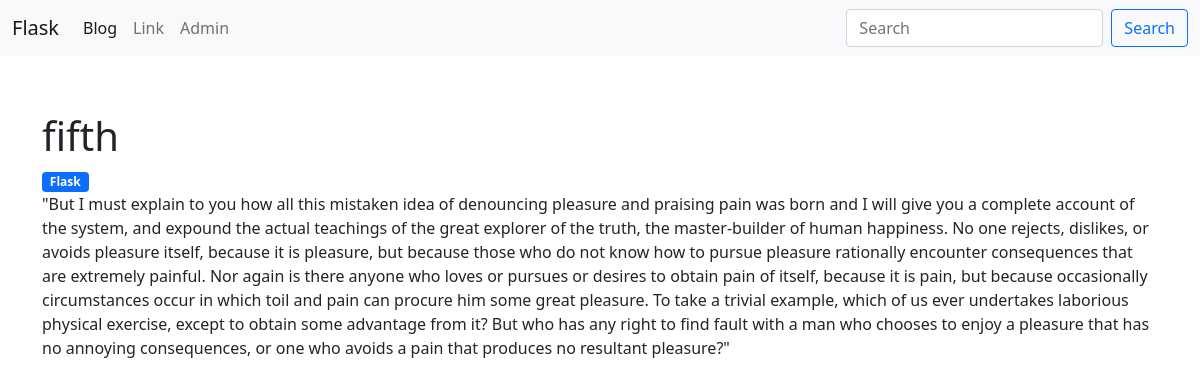
The app's page /blog/fifth (signed in) with its own data.
### models.py (models this page shows, shortened)
class Post(db.Model):
    id = db.Column(db.Integer, primary_key=True)
    title = db.Column(db.String(140))
    slug = db.Column(db.String(140), unique=True)
    body = db.Column(db.Text)
    created = db.Column(db.DateTime, default=datetime.now())
    tags = db.relationship('Tag', secondary=post_tags, backref=db.backref('posts', lazy='dynamic'))

class Tag(db.Model):
    id = db.Column(db.Integer, primary_key=True)
    name = db.Column(db.String(100))
    slug = db.Column(db.String(100))

### posts/blueprint.py (the view)
@posts.route('/<slug>')
def post_detail(slug):
    post = Post.query.filter(Post.slug==slug).first_or_404()
    tags = post.tags
    return render_template('posts/post_detail.html', post=post, tags=tags)

### posts/templates/posts/post_detail.html (shortened to what this page needs)
<!DOCTYPE html>
{% extends 'base.html' %}
{% block content_title %}
    <h1 class="mt-5">{{ post.title }}</h1>
{% endblock %}
{% block content %}
    <div>
        <div class="tags">
            {% for tag in tags %}
                <a href="{{ url_for('posts.tag_detail', slug=tag.slug) }}"><span class="badge bg-primary">{{ tag.name }}</span></a>
            {% endfor %}
        </div>
        <div class="main-content">
            {{ post.body }}
        </div>
    </div>
{% endblock %}

### templates/base.html (shortened to what this page needs)
<!DOCTYPE html>
<html lang="en">
<head>
    <link href="https://cdn.jsdelivr.net/npm/bootstrap@5.0.0-beta3/dist/css/bootstrap.min.css" rel="stylesheet">
</head>
<body>
    <nav class="navbar navbar-expand-lg navbar-light bg-light">
        <div class="container-fluid">
          <a class="navbar-brand" href="{{ url_for('index') }}">Flask</a>
          <div class="collapse navbar-collapse" id="navbarSupportedContent">
            <ul class="navbar-nav me-auto mb-2 mb-lg-0">
              <li class="nav-item">
                <a class="nav-link active" aria-current="page" href="{{ url_for('posts.index') }}">Blog</a>
              </li>
              <li class="nav-item">
                <a class="nav-link" href="#">Link</a>
              </li>
              <li class="nav-item">
                {% if current_user.has_role('admin')%}
                  <a class="nav-link" href="/admin">Admin</a>
                {% endif %}
              </li>
            </ul>
            <form class="d-flex" method="GET">
                <input class="form-control me-2" type="search" placeholder="Search" aria-label="Search" name="q" value="{{request.args.get('q', '')}}">
                <button class="btn btn-outline-primary" type="submit">Search</button>
            </form>
          </div>
        </div>
    </nav>
    <div class="container">
        <div class="row">
            <h1>
                {% block content_title %}
                {% endblock %}
            </h1>
            {% block content %}
            {% endblock %}
        </div>
    </div>
</body>
</html>

### records on screen
Post: title "fifth", body "\"But I must explain to you how all this mistaken idea of denouncing pleasure and praising pain was born and I will give you a complete account of the system, and expound the actual teachings of the great explorer of the truth, the master-builder of human happiness. No one rejects, dislikes, or avoids pleasure itself, because it is pleasure, but because those who do not know how to pursue pleasure rationally encounter consequences that are extremely painful. Nor again is there anyone who loves or pursues or desires to obtain pain of itself, because it is pain, but because occasionally circumstances occur in which toil and pain can procure him some great pleasure. To take a trivial example,…"
Tag: name "Flask"
